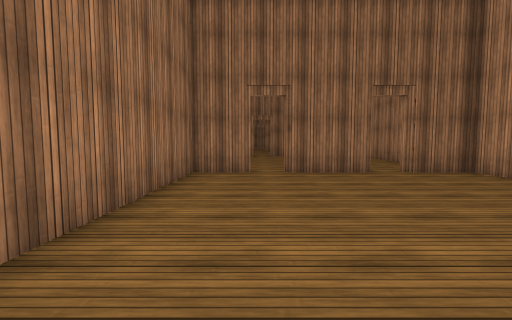
[1] (above)

16 first-person views from a walk through a 3-D level made in the Unity game engine. The camera is 1.2 m above the floor, tilts 4° down and sees 90° across. The floor is counted in squares, 1 m on a side. Each view is taken from the middle of a square. On the plan, view 1 faces up. The plan holds only what a view shows up to about 12 squares ahead; the rest is blank. The place goes on beyond the plan. The player character is not drawn. Some animated figures are left out. Door leaves are left out, so doorways stand open. Surface patterns are stand-ins for the level's own textures.

[2]
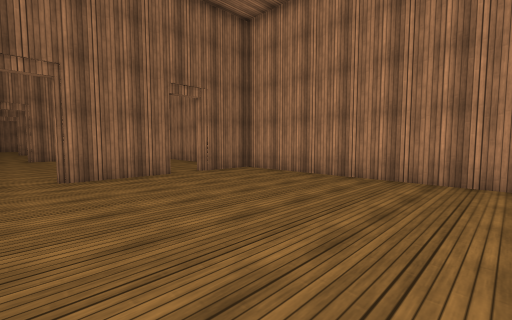

[3]
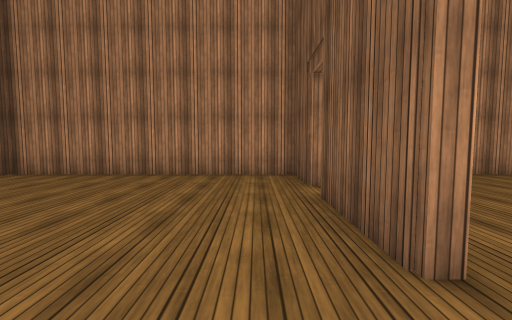

[4]
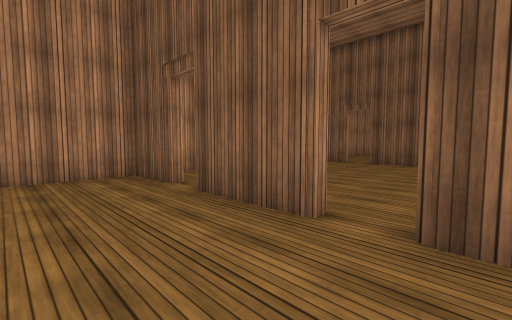

[5]
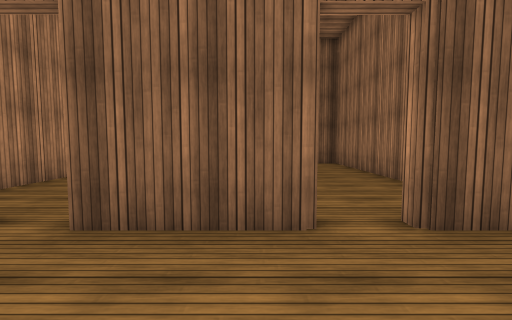

[6]
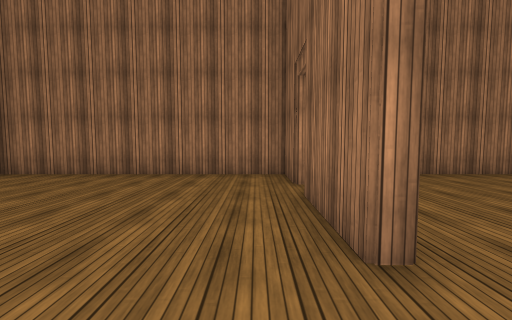

[7]
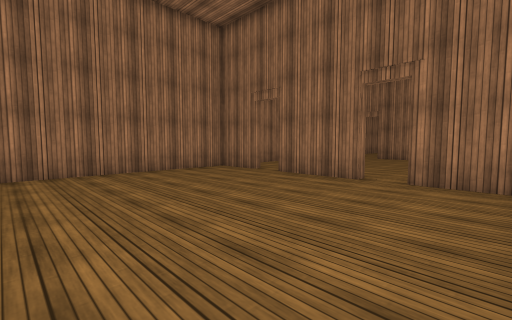

[8]
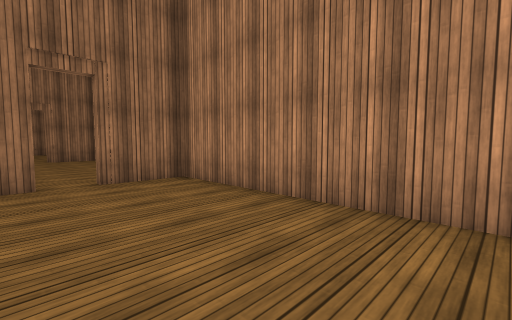

[9]
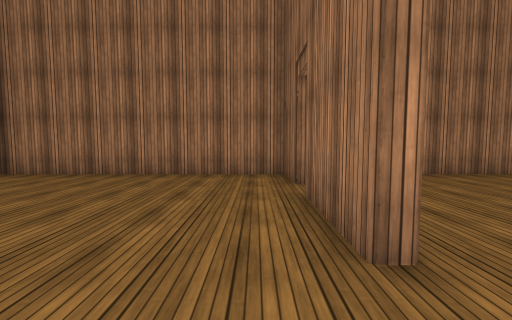

[10]
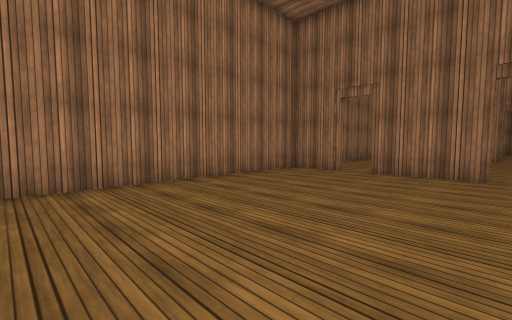

[11]
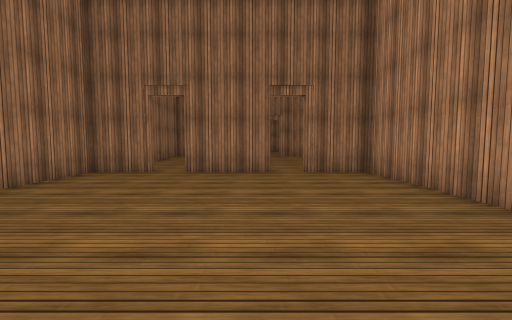

[12]
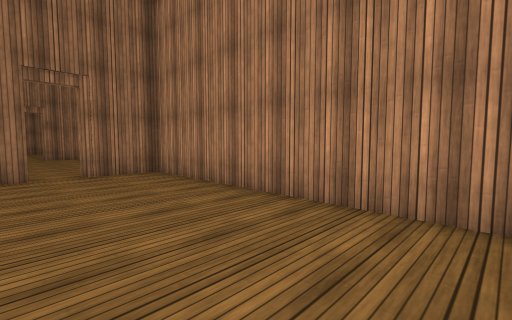

[13]
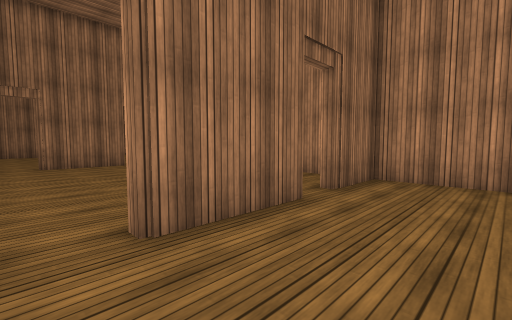

[14]
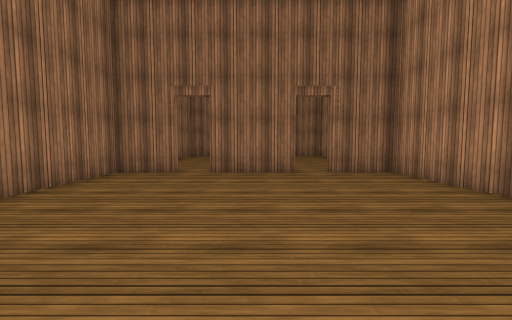

[15]
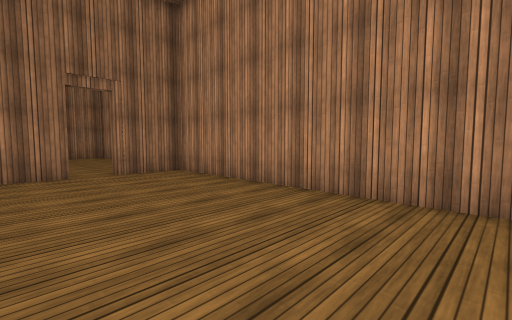

[16]
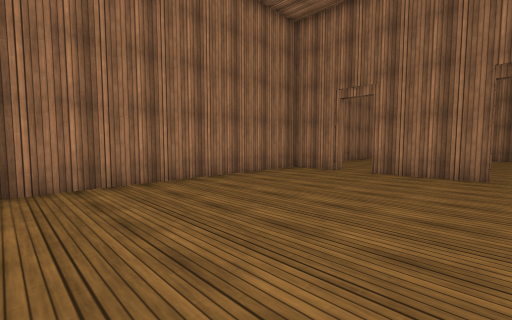

### Floor plan
Ten units are one square. View 1 is at (0, 0); x grows to the right and y downward. Boxes are objects, and circles mark ways between rooms. Rooms are numbered by the first view taken in them; rooms with no view inside come last. Other rooms are left out.
<svg viewBox="-30 -327 120 427">
<path fill="none" stroke="#000" d="M46 -101 11 -101M12 4 46 4M-1 -101 -25 -101 -25 4 -2 4M59 4 85 4 85 -101 59 -101M46 9 12 9M-2 9 -25 9 -25 95M85 91 85 9 59 9M45 -211 11 -211M-3 -211 -25 -211 -25 -109M85 -109 85 -211 59 -211M46 -322 11 -322M-3 -322 -25 -322 -25 -219M85 -219 85 -322 58 -322"/>
<circle cx="5" cy="10" r="3" fill="#2a7"/>
<circle cx="55" cy="10" r="3" fill="#2a7"/>
<circle cx="5" cy="-100" r="3" fill="#2a7"/>
<circle cx="55" cy="-100" r="3" fill="#2a7"/>
<circle cx="5" cy="-210" r="3" fill="#2a7"/>
<circle cx="55" cy="-210" r="3" fill="#2a7"/>
<text x="30" y="-50">1</text>
<text x="30" y="50">2</text>
<text x="30" y="-160">3</text>
<text x="30" y="-270">4</text>
</svg>
Room 1 opens to room 2. Room 1 opens to room 3. Room 3 opens to room 4.

Where each view was taken, in squares from view 1:
view 1: 0 up, 0 right, facing up
view 2: 1 up, 0 right, facing up-right
view 3: 1 up, 1 left, facing right
view 4: 3 up, 1 left, facing down-right
view 5: 3 up, 2 right, facing down
view 6: 2 down, 7 right, facing left
view 7: 9 down, 8 right, facing up-left
view 8: 9 down, 4 right, facing up-right
view 9: 9 up, 7 right, facing left
view 10: 11 up, 5 right, facing up-left
view 11: 11 up, 4 right, facing up
view 12: 11 up, 4 right, facing up-right
view 13: 18 up, 0 right, facing up-right
view 14: 22 up, 3 right, facing up
view 15: 22 up, 3 right, facing up-right
view 16: 22 up, 5 right, facing up-left
